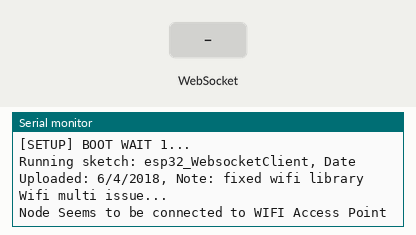
Simulated run of this sketch. Board: ESP32. On the bench: the last lines printed to the serial monitor. The test bench sets the inputs (shaded band). WiFi joins after 1.5 s; servers stay silent unless stated.

Above: at 6.7 s.
6.8 s: WebSocket text "1" received
At 7.5 s:
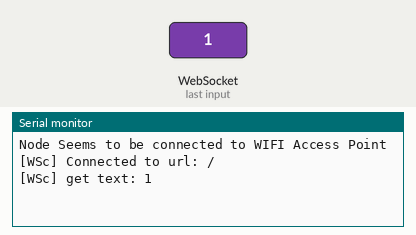
8.3 s: WebSocket text "0" received
At 9.5 s:
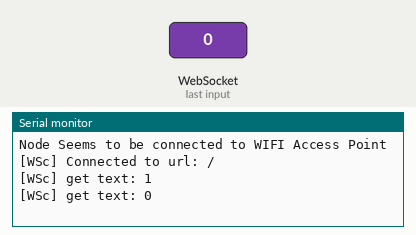
9.8 s: WebSocket text "2" received
At 10.9 s:
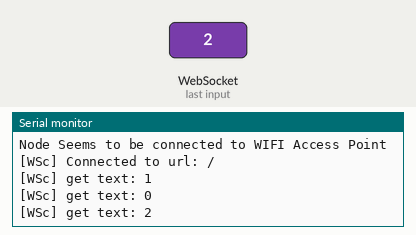
Timing chart, 0 to 12.8 s (numbered marks = the images above; inputs shaded):
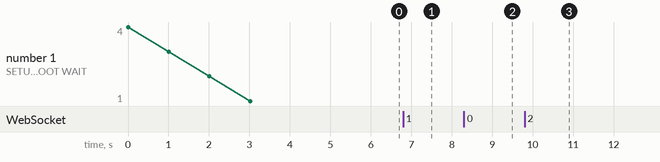

The sketch:

esp32_WebSocketClient.ino
```cpp
/*
 * WebSocketClient.ino
 *
 *  Created on: 24.05.2015
 *
 */

#include <Arduino.h>

#include <WiFiGeneric.h>
#include <WiFiMulti.h>
#include <WiFiClientSecure.h>

#include <WebSocketsClient.h>


WiFiMulti wiFiMulti;
WebSocketsClient webSocket;


void hexdump(const void *mem, uint32_t len, uint8_t cols = 16) {
	const uint8_t* src = (const uint8_t*) mem;
	Serial.printf("\n[HEXDUMP] Address: 0x%08X len: 0x%X (%d)", (ptrdiff_t)src, len, len);
	for(uint32_t i = 0; i < len; i++) {
		if(i % cols == 0) {
			Serial.printf("\n[0x%08X] 0x%08X: ", (ptrdiff_t)src, i);
		}
		Serial.printf("%02X ", *src);
		src++;
	}
	Serial.printf("\n");
}

void webSocketEvent(WStype_t type, uint8_t * payload, size_t length) {

	switch(type) {
		case WStype_DISCONNECTED:
			Serial.printf("[WSc] Disconnected!\n");
			break;
		case WStype_CONNECTED:
			Serial.printf("[WSc] Connected to url: %s\n", payload);

			// send message to server when Connected
			webSocket.sendTXT("Connected");
			break;
		case WStype_TEXT:
			Serial.printf("[WSc] get text: %s\n", payload);

			// send message to server
			// webSocket.sendTXT("message here");
			break;
		case WStype_BIN:
			Serial.printf("[WSc] get binary length: %u\n", length);
			hexdump(payload, length);

			// send data to server
			// webSocket.sendBIN(payload, length);
			break;
	}

}

void setup() {
	// USE_SERIAL.begin(921600);
	Serial.begin(115200);

	Serial.setDebugOutput(true);
//	USE_SERIAL.setDebugOutput(true);

	Serial.println();
	Serial.println();
	Serial.println();

	for(uint8_t t = 4; t > 0; t--) {
		Serial.printf("[SETUP] BOOT WAIT %d...\n", t);
		Serial.flush();
    Serial.println("Running sketch: esp32_WebsocketClient, Date Uploaded: 6/4/2018, Note: fixed wifi library Wifi multi issue...");
		delay(1000);
	}
//
	wiFiMulti.addAP("Karla-2.4", "C0m3D0r3s");
//
//	//WiFi.disconnect();
	while(wiFiMulti.run() != WL_CONNECTED) {
		delay(100);
	}
//
  Serial.println("Node Seems to be connected to WIFI Access Point");

//	// server address, port and URL
	webSocket.begin("10.0.0.199", 3000, "/");
//
//	// event handler
	webSocket.onEvent(webSocketEvent);
//
	// use HTTP Basic Authorization this is optional remove if not needed
//	webSocket.setAuthorization("user", "Password");

	// try ever 5000 again if connection has failed
	webSocket.setReconnectInterval(5000);

}

void loop() {
	webSocket.loop();
}
```

Measured:
- after the input at 6.8 s, the serial monitor: prints a new line at once (image 1)
- after the input at 8.3 s, the serial monitor: prints a new line at once (image 2)
- after the input at 9.8 s, the serial monitor: prints a new line at once (image 3)
